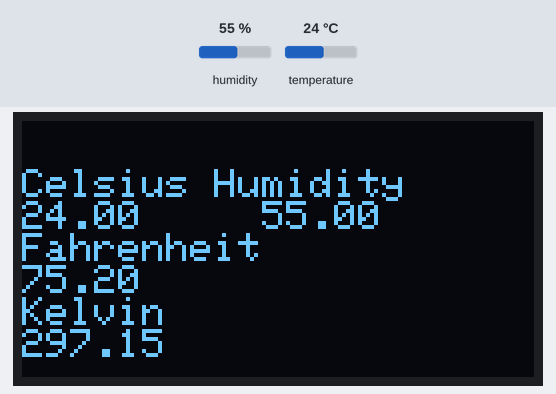
The sketch below on a simulated ESP32. Parts: 128×64 one-colour display. The inputs (shaded band) are chosen by the test bench; at power-on: humidity 55 %, temperature 24 °C. WiFi joins after 1.5 s; servers stay silent unless stated; what the sketch prints to the serial monitor is not drawn.

Above: at 4.7 s.
4.8 s: humidity set to 22 %
At 6.2 s:
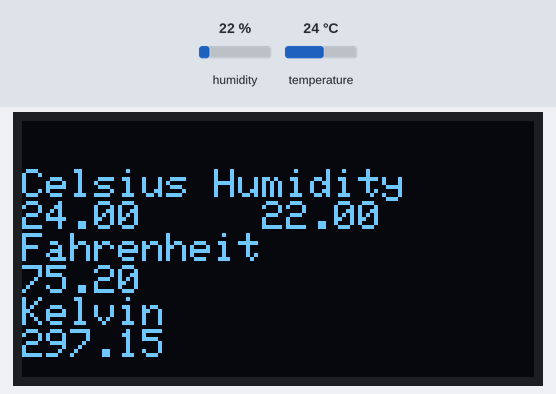
7.1 s: temperature set to 12 °C
At 8.2 s:
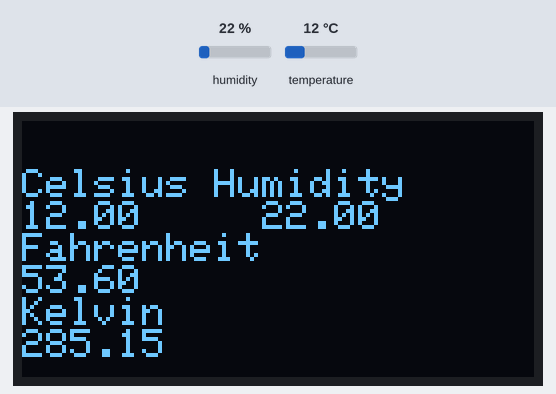
9.2 s: humidity set to 40 %
At 10.2 s:
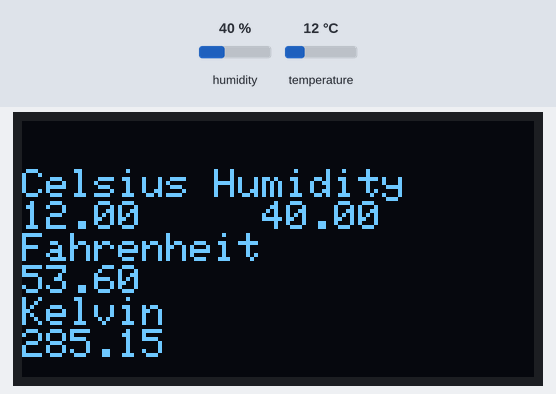
11.3 s: temperature set to 19 °C
At 12.2 s:
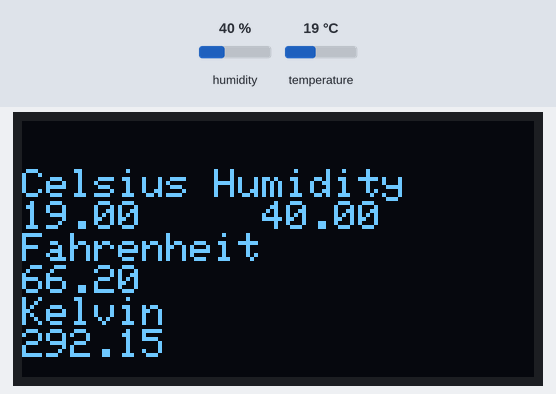
Timing chart, 0 to 14.3 s (numbered marks = the images above; inputs shaded):
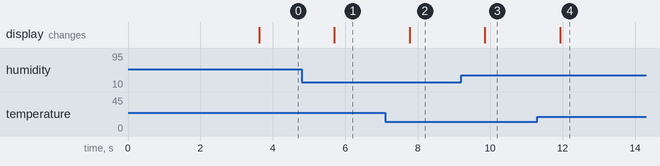

The sketch:

ESP32-DHT11-WIFI-OLED.ino
```cpp
#include <Wire.h>
#include <Adafruit_GFX.h>
#include <Adafruit_SSD1306.h>
#include <DHT.h>
#include <WiFi.h>
#include <WiFiClient.h>
#include <WebServer.h>
#include <ESPmDNS.h>
#define SCREEN_WIDTH 128 // OLED width,  in pixels
#define SCREEN_HEIGHT 64 // OLED height, in pixels

const char *ssid = "Change this with your SSID WIFI";
const char *password = "Change this with your Password Wifi";

// create an OLED display object connected to I2C
Adafruit_SSD1306 oled(SCREEN_WIDTH, SCREEN_HEIGHT, &Wire, -1);
const int DHT_Pin = 18;
float temperature ;
float  humidity;
float kelvin;
float fahrenheit;

WebServer server(80);
DHT dht(18, DHT11);

void handleRoot() {
  char msg[1500];

  snprintf(msg, 1500,
"<html>\
  <head>\
    <meta http-equiv='refresh' content='4'/>\
    <meta name='viewport' content='width=device-width, initial-scale=1'>\
    <link rel='stylesheet' href='https://use.fontawesome.com/releases/v5.7.2/css/all.css' integrity='sha384-fnmOCqbTlWIlj8LyTjo7mOUStjsKC4pOpQbqyi7RrhN7udi9RwhKkMHpvLbHG9Sr' crossorigin='anonymous'>\
    <title>ESP32 DHT Server</title>\
    <style>\
    html { font-family: Arial; display: inline-block; margin: 0px auto; text-align: center;}\
    h2 { font-size: 3.0rem; }\
    p { font-size: 3.0rem; }\
    .units { font-size: 1.2rem; }\
    .dht-labels{ font-size: 1.5rem; vertical-align:middle; padding-bottom: 15px;}\
    </style>\
  </head>\
  <body>\
      <h2>ESP32 DHT Monitoring Server & OLED Display </h2>\
      <p>\
        <i class='fas fa-thermometer-half' style='color:#ca3517;'></i>\
        <span class='dht-labels'>Temperature</span>\
        <span>%.2f</span>\
        <sup class='units'>&deg;C</sup>\
      </p>\
      <p>\
        <i class='fas fa-tint' style='color:#00add6;'></i>\
        <span class='dht-labels'>Humidity</span>\
        <span>%.2f</span>\
        <sup class='units'>&percnt;</sup>\
      </p>\
      <p>\
        <i class='fas fa-thermometer-half' style='color:#ca3517;'></i>\
        <span class='dht-labels'>Fahrenheit</span>\
        <span>%.2f</span>\
        <sup class='units'>&deg;F</sup>\
      </p>\
      <p>\
        <i class='fas fa-thermometer-half' style='color:#ca3517;'></i>\
        <span class='dht-labels'>Kelvin</span>\
        <span>%.2f</span>\
        <sup class='units'>&deg;K</sup>\
      </p>\
  </body>\
</html>",
           readDHTTemperature(), readDHTHumidity(), readFahrenheit(), readKelvin()
          );
  server.send(200, "text/html", msg);
}

void setup() {
  Serial.begin(115200);
  dht.begin();
  if (!oled.begin(SSD1306_SWITCHCAPVCC, 0x3C)) {
    Serial.println(F("failed to start SSD1306 OLED"));
    while (1);
  }
  Serial.println(("Projek Membuat Sensor suhu dan menampilkannya ke layar OLED Dan Web Server Wifi"));
  Serial.println(("By Dimas Abi Mesti"));
  delay(2000);
  oled.clearDisplay();
  oled.setTextSize(1);
  oled.setTextColor(WHITE);
  oled.setCursor(0, 2);
  oled.display();
  WiFi.mode(WIFI_STA);
  WiFi.begin(ssid, password);
  Serial.println("");

  // Wait for connection
  while (WiFi.status() != WL_CONNECTED) {
    delay(500);
    Serial.print(".");
  }

  Serial.println("");
  Serial.print("Connected to ");
  Serial.println(ssid);
  Serial.print("IP address: ");
  Serial.println(WiFi.localIP());

  if (MDNS.begin("esp32")) {
    Serial.println("MDNS responder started");
  }
  server.on("/", handleRoot);

  server.begin();
  Serial.println("HTTP server started");
}

void loop() {
  server.handleClient();
  delay(2);
  temperature = dht.readTemperature();
  humidity = dht.readHumidity();
  fahrenheit=(temperature*1.8)+32;
  kelvin=temperature+273.15;

  oled.clearDisplay();
  oled.setCursor(0, 0);

  oled.setCursor(0, 12);
  oled.print("Celsius ");
  oled.println("Humidity ");
  oled.print(String(dht.readTemperature(false)));
  oled.println("     "+String(humidity));
  oled.println("Fahrenheit");
  oled.println(fahrenheit);
  oled.println("Kelvin");
  oled.println(kelvin);

  oled.setCursor(0, 24);

  oled.display();

  delay(1000);
}

float readDHTTemperature() {
  float t = dht.readTemperature();
  if (isnan(t)) {
    Serial.println("Gagal Mendapatkan Data Dari DHT 11 SENSOR");
    return -1;
  }
  else {
    Serial.println(t);
    return t;
  }
}

float readDHTHumidity() {
  float h = dht.readHumidity();
  if (isnan(h)) {
    Serial.println("Gagal Mendapatkan Data Dari DHT 11 SENSOR");
    return -1;
  }
  else {
    Serial.println(h);
    return h;
  }
}
float readFahrenheit(){
  float temperature = dht.readTemperature();
  fahrenheit=(temperature*1.8)+32;
  if (isnan(temperature)) {
    Serial.println("Gagal Mendapatkan Data Dari DHT 11 SENSOR");
    return -1;
  }
  else {
    Serial.println(fahrenheit);
    return fahrenheit;
  }
}
float readKelvin(){
  float temperature1 = dht.readTemperature();
  kelvin=temperature1+273.15;
  if (isnan(temperature1)) {
    Serial.println("Gagal Mendapatkan Data Dari DHT 11 SENSOR");
    return -1;
  }
  else {
    Serial.println(kelvin);
    return kelvin;
  }
}
```

Measured:
- after the input at 4.8 s, the display: changes after 0.90 s (image 1)
- after the input at 7.1 s, the display: changes after 0.67 s (image 2)
- after the input at 9.2 s, the display: changes after 0.65 s (image 3)
- after the input at 11.3 s, the display: changes after 0.63 s (image 4)
